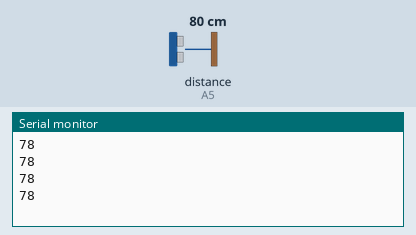
Simulated run of this sketch. Board: Arduino Uno, built with avr-gcc and run on an emulated ATmega328P. Parts: the last lines printed to the serial monitor. Wiring (inferred from the names in the program): ultrasonic range finder: trigger A4; echo A5. Inputs (shaded band) come from the test bench; at power-on: distance to the obstacle (sensor on A5) 80 cm. The echo pulse lasts 58.3 µs per cm.

Above: at 1.8 s.
1.9 s: distance to the obstacle (sensor on A5) set to 2 cm
At 2.7 s:
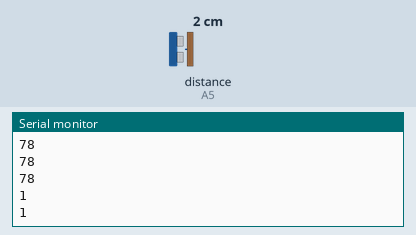
3.4 s: distance to the obstacle (sensor on A5) set to 4 cm
At 4.8 s:
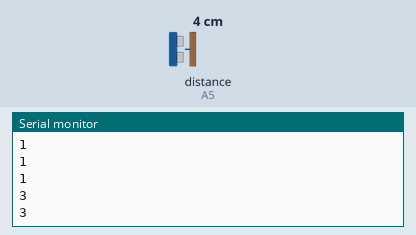
Timing chart, 0 to 6.4 s (numbered marks = the images above; inputs shaded):
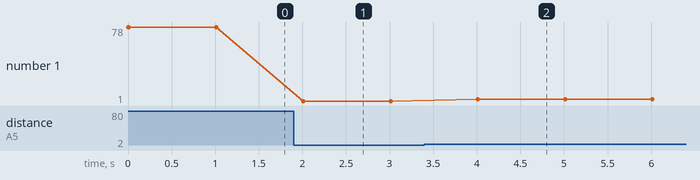

Measured:
- after the input at 1.9 s, the serial monitor: prints a new line after 0.11 s (image 1)
- after the input at 3.4 s, the serial monitor: prints a new line after 0.61 s (image 2)
- plotted number 1: 78 → 1 after the input at 1.9 s, 1 → 3 after the input at 3.4 s

The sketch:

Ultra.ino
```cpp
// (licence header left out)
int trigPin = A4;   // Analog pin used for the Ping Pin (Trig)
int echoPin = A5;   // Analog pin used for the Echo Pin (Echo)
unsigned long duration, inches;
int indec, cmdec;
int inchconv = 147; // ratio between pulse width and inches
int cmconv = 59;    // ratio between pulse width and cm

void setup()
{
  Serial.begin(115200);

  // initialize the ultrasonic sensor pins and centre the servos
  pinMode(trigPin, OUTPUT);
  pinMode(echoPin, INPUT);
}

void loop()
{
  int cm, lcm, rcm;
  cm = getDistance();
  Serial.println(cm);
  delay(1000);
}


int getDistance()
{
  int rval;
  digitalWrite(trigPin, LOW);
  delayMicroseconds(2);
  digitalWrite(trigPin, HIGH);
  delayMicroseconds(10);
  digitalWrite(trigPin, LOW);
  duration = pulseIn(echoPin, HIGH, 38000L);  // Set timeout to 38mS
  rval = microsecondsToCentimeters(duration);
  Serial.println(rval);
  return rval;
}

long microsecondsToCentimeters(long microseconds)
{
  return microseconds / cmconv;
}
```
